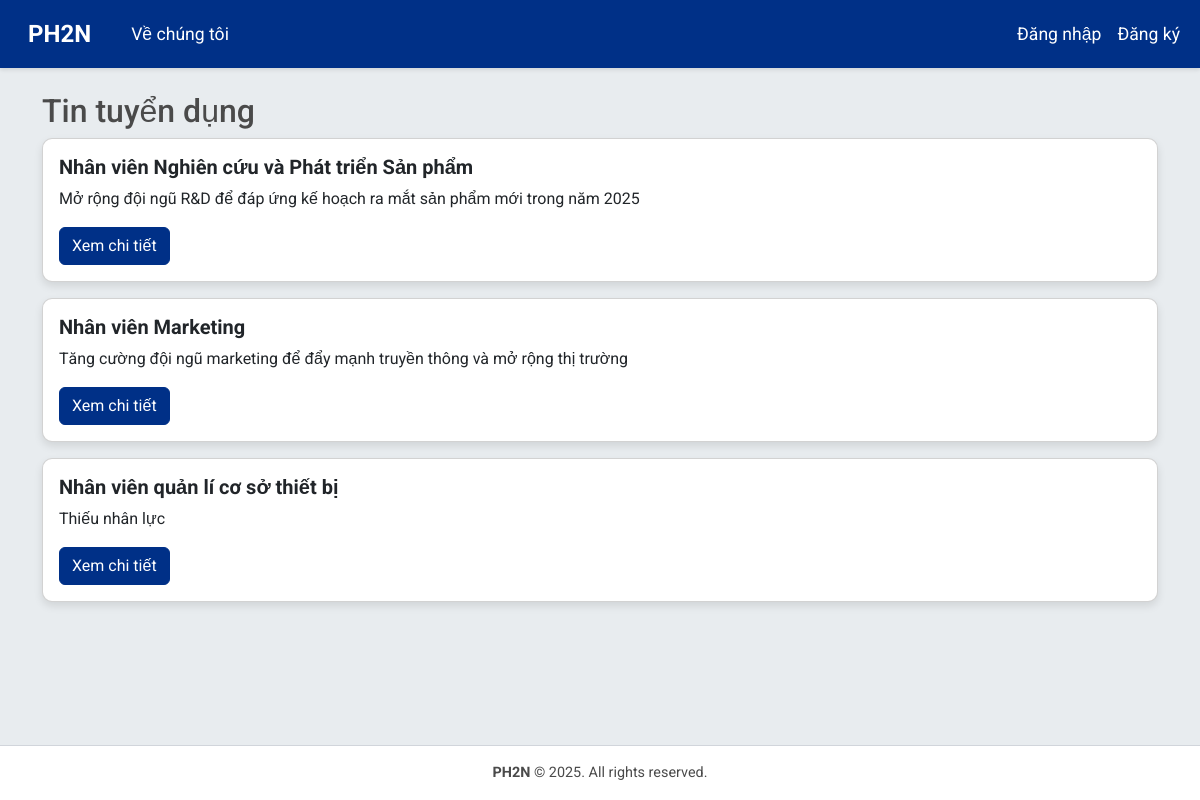
/, run on an earlier commit of the app's database.
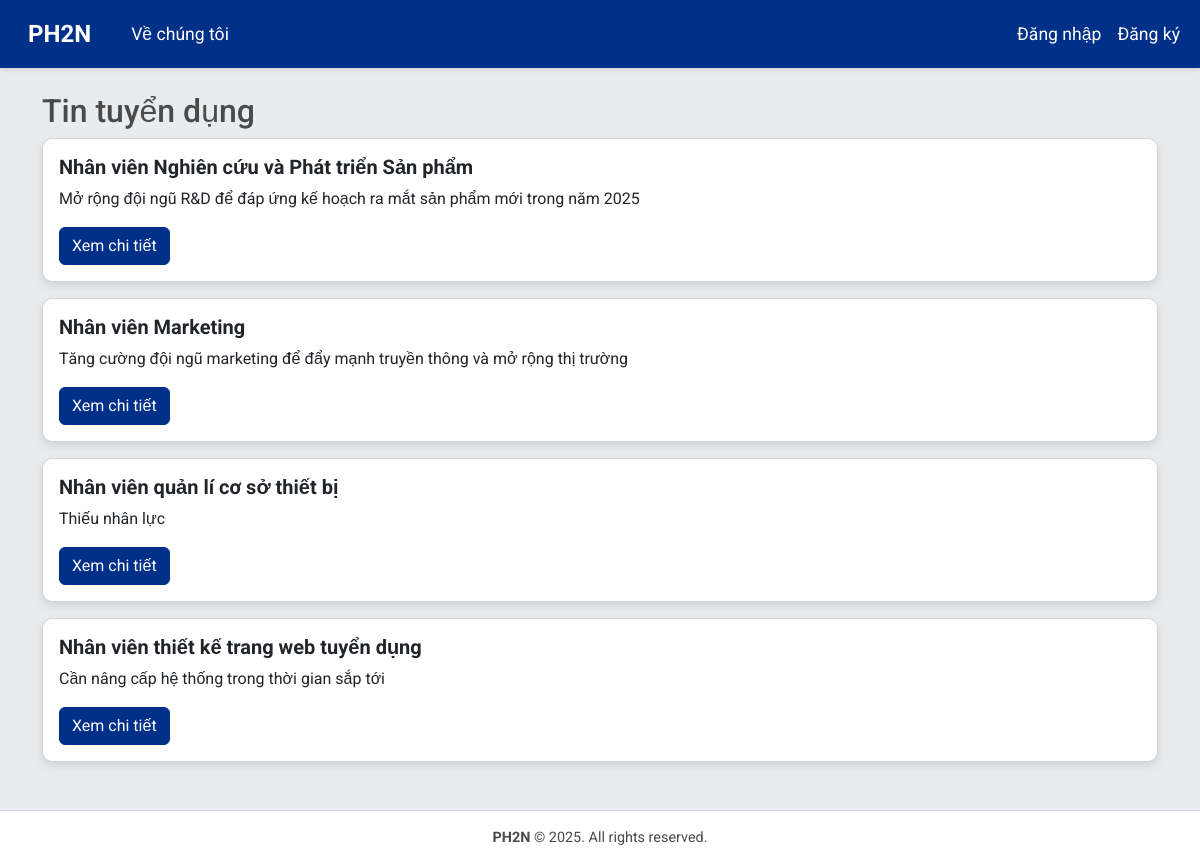
And on a later commit of the database.
### jobs/models.py (models this page shows, shortened)
class JobPosting(models.Model):
    title = models.CharField(max_length=255)
    department = models.CharField(max_length=100)
    description = models.TextField()
    is_active = models.BooleanField(default=True)
    created_by = models.ForeignKey(CustomUser, on_delete=models.CASCADE)
    created_at = models.DateTimeField(auto_now_add=True)

### jobs/views.py (the view)
# urls.py: path('', views.job_list, name='job_list'),
def job_list(request):
    jobs = JobPosting.objects.filter(is_active=True)
    return render(request, 'jobs/job_list.html', {'jobs': jobs})

### templates/jobs/job_list.html (shortened to what this page needs)
{% extends 'base.html' %}
{% load django_bootstrap5 %}
{% block content %}
<h2>Tin tuyển dụng</h2>
{% for job in jobs %}
<div class="card mb-3">
    <div class="card-body">
        <h5 class="card-title">{{ job.title }}</h5>
        <p class="card-text">{{ job.description|truncatewords:30 }}</p>
        <a href="{% url 'jobs:job_detail' job.id %}" class="btn btn-primary">Xem chi tiết</a>
    </div>
</div>
{% empty %}
<div class="card p-4">
    <p>Không có tin tuyển dụng nào.</p>
</div>
{% endfor %}
{% endblock %}

What changed in the data, as far as the page shows it:
added JobPosting: title "Nhân viên thiết kế trang web tuyển dụng", description "Cần nâng cấp hệ thống trong thời gian sắp tới"
